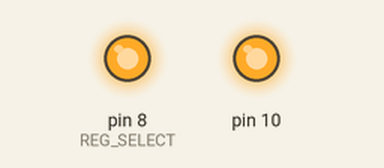
This sketch was run on a simulated Arduino Uno, built with avr-gcc and run on an emulated ATmega328P. Parts: output pins drawn as LEDs (lit = HIGH).

Above: at 0.1 s.
Timing chart, 0 to 1.6 s (numbered marks = the images above):
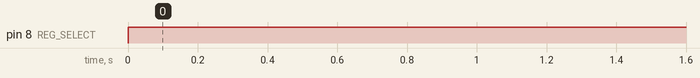

The sketch:

Lab2.Task1.ino
```cpp
#include <SPI.h>

enum { REG_SELECT = 8 }; // пін, керуючий засувкою (SS в термінах SPI)

void setup()
{
  /* Ініціалізуємо шину SPI. Якщо використовується програмна реалізація,
   * то ви повинні самі налаштувати піни, по якими буде працювати SPI.
   */
  SPI.begin();

  pinMode(REG_SELECT, OUTPUT);
  digitalWrite(REG_SELECT, LOW); // вибір підлеглого - нашого регістра
  SPI.transfer(0); // очищаємо вміст регістра
  /* Завершуємо передачу даних. Після цього регістр встановить
   * на виводах QA-QH рівні, відповідні записаним бітам.
   */
  digitalWrite(REG_SELECT, HIGH);
}


/* Ця функція зсуває біти вліво на одну позицію, переміщаючи старший біт
 * на місце молодшого. Іншими словами, вона "обертає" біти по колу.
 * Наприклад, 11110000 перетворюється в 11100001.
 */
void rotateLeft(uint8_t &bits)
{
  uint8_t high_bit = bits & (1 << 7) ? 1 : 0;
  bits = (bits << 1) | high_bit;
}


void loop()
{
  static uint8_t nomad = 1; // это наш бегающий бит

  /* Записуємо значення у зсувний регістр */
  digitalWrite(REG_SELECT, LOW);
  SPI.transfer(nomad);
  digitalWrite(REG_SELECT, HIGH);
  /* І обертаємо біти вліво - в наступний раз загориться інший світлодіод */
  rotateLeft(nomad);

  delay(1000 / 8); // пробігаємо всі 8 світлодіодів за 1 секунду
}
```

Measured:
- by itself, pin 8 (REG_SELECT): LOW → HIGH at 0.00 s
